Frame 1 (no input): blank canvas, image omitted
Frame 60 (the mouse pressed at the canvas centre just before this capture): blank canvas, image omitted
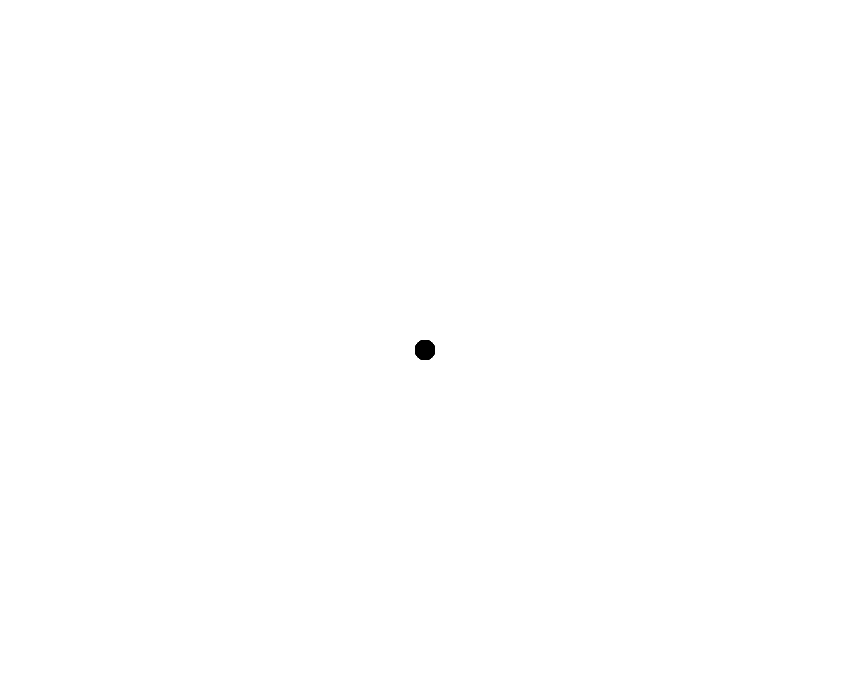
Frame 120 (the mouse held since frame 60 and released just before this capture)

The Processing sketch whose frames 1 and 60 were blank and that drew this single picture after the mouse press (run headless with seeded random() and noise(); from frame 60 on, the mouse is pressed at the canvas centre):

// Processing sketch: processing_77912
// ── processing_77912.pde

//Tabla de dibujo creada por Oscar Martinez Ramos

int aleatorio = 0;
int dimension = 20;
int color1 = 0;
int color2 = 0;
int color3 = 0;

void setup(){
size (850,700);
background(255);//fondo blanco de inicio
}

void draw(){
     if(keyPressed && (key =='R')){//fondo ROJO
     background(255,0,0);
  }
    if(keyPressed && (key =='V')){//fondo VERDE
     background(0,255,0);
  }
    if(keyPressed && (key =='A')){//fondo AZUL
     background(0,0,255);
  }
    if(keyPressed && (key =='N')){//fondo NEGRO
     background(0);
  }
    if(keyPressed && (key =='B')){//fondo BLANCO
     background(255);
  }
  noStroke();
  if(aleatorio==0){
  fill(color1,color2,color3);  
  if(keyPressed && key == 'b'){
    color1=255;
    color2=255;
    color3=255;
  }
  if(keyPressed && key == 'r'){
    color1=255;
    color2=0;
    color3=0;
  }
    if(keyPressed && key == 'v'){
    color1=0;
    color2=255;
    color3=0;
  }
    if(keyPressed && key == 'a'){
    color1=0;
    color2=0;
    color3=255;
  }
    if(keyPressed && key == 'n'){
    color1=0;
    color2=0;
    color3=0;
  }
  if(mousePressed){
  ellipse(mouseX,mouseY,dimension,dimension);
  }
  }
  if(keyPressed && key =='+'){
    dimension=dimension+1;        //tamaño de pincel
    }
  if(keyPressed && key =='-'){
    dimension=dimension-1;
   }
  if(dimension==0){
    dimension=1;
  }
  if(keyPressed && key == 'm'){
    aleatorio= 0;
  }
  if(keyPressed && key == ' '){
    aleatorio = 1;
  }
  //pintar aleatorio
  if(aleatorio ==1){
   if(mousePressed && mouseButton == LEFT){//circulos raton izquierdo
     fill(random(255),random(255),random(255));
     ellipse(mouseX,mouseY,random(10,30),random(10,30));
     }
     if(mousePressed && mouseButton== RIGHT){//cuadrados raton derecho
     fill(random(255),random(255),random(255));
       rect(mouseX-10,mouseY-10,random(10,30),random(10,30));
     }
  }
}
